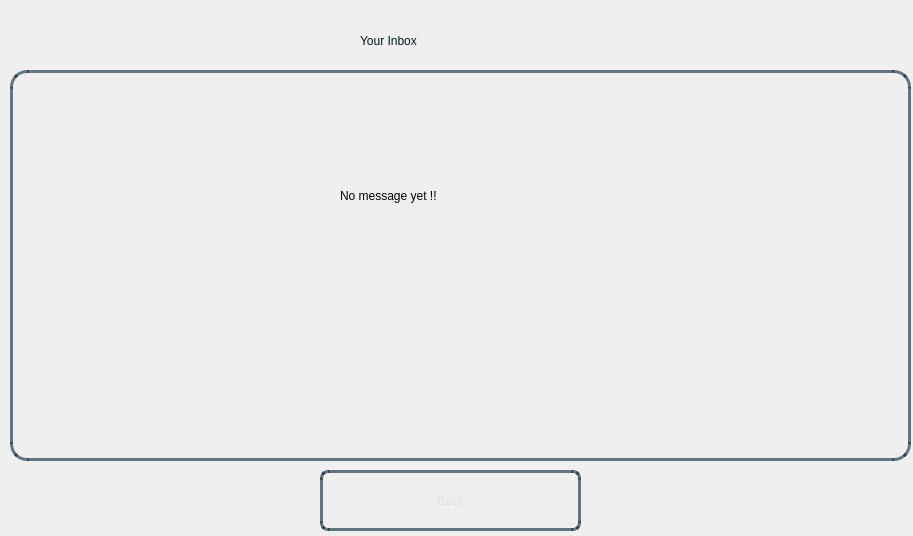
<?xml version="1.0" encoding="UTF-8"?>
<ui version="4.0">
 <class>Dialog</class>
 <widget class="QDialog" name="Dialog">
  <property name="geometry">
   <rect>
    <x>0</x>
    <y>0</y>
    <width>913</width>
    <height>536</height>
   </rect>
  </property>
  <property name="windowTitle">
   <string>Dialog</string>
  </property>
  <widget class="QWidget" name="bgwidget" native="true">
   <property name="geometry">
    <rect>
     <x>0</x>
     <y>0</y>
     <width>911</width>
     <height>541</height>
    </rect>
   </property>
   <property name="styleSheet">
    <string notr="true">QWidget#bgwidget{
background-color:qlineargradient(x1: 1, y1: 1, x2:1, y2: 0.2, stop: 0 rgba(0, 52, 89,140),
stop: 1 rgba(0, 168, 232,190))
}

</string>
   </property>
   <widget class="QLabel" name="classId">
    <property name="geometry">
     <rect>
      <x>360</x>
      <y>10</y>
      <width>201</width>
      <height>61</height>
     </rect>
    </property>
    <property name="styleSheet">
     <string notr="true">font: 24pt &quot;Sans Serif Collection&quot;;
color: rgba(0,23,31,255);</string>
    </property>
    <property name="text">
     <string>Your Inbox</string>
    </property>
   </widget>
   <widget class="QPushButton" name="backBtn">
    <property name="geometry">
     <rect>
      <x>320</x>
      <y>470</y>
      <width>261</width>
      <height>61</height>
     </rect>
    </property>
    <property name="styleSheet">
     <string notr="true">QPushButton{
border-radius:8px;
border:3px solid rgba(0,30,50,150);
color:rgba(225,225,225,255);
background-color:rgba(0,0,0,0);
font: 22pt &quot;Sans Serif Collection&quot;;
}
.QPushButton:hover
{
   background-color:white;
	color: rgba(0,30,50,150);
}</string>
    </property>
    <property name="text">
     <string>Back</string>
    </property>
   </widget>
   <widget class="QLabel" name="error">
    <property name="geometry">
     <rect>
      <x>340</x>
      <y>130</y>
      <width>271</width>
      <height>131</height>
     </rect>
    </property>
    <property name="styleSheet">
     <string notr="true">font: 20pt &quot;Sans Serif Collection&quot;;
color:&quot;red&quot;;</string>
    </property>
    <property name="text">
     <string>No message yet !!</string>
    </property>
   </widget>
   <widget class="QTextBrowser" name="textPara">
    <property name="geometry">
     <rect>
      <x>10</x>
      <y>70</y>
      <width>901</width>
      <height>391</height>
     </rect>
    </property>
    <property name="styleSheet">
     <string notr="true">QTextBrowser{
	border-radius:17px;
	background-color:rgba(0,0,0,0);
	border:3px solid rgba(0,30,50,150);
	font: 14pt &quot;Sans Serif Collection&quot;;
	padding-left:20px;
	padding-right:20px;
		
}
</string>
    </property>
   </widget>
  </widget>
 </widget>
 <resources/>
 <connections/>
</ui>
